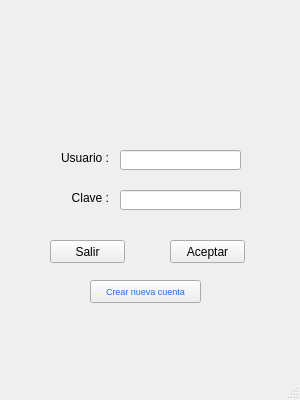
<?xml version="1.0" encoding="UTF-8"?>
<ui version="4.0">
 <class>MainWindow</class>
 <widget class="QMainWindow" name="MainWindow">
  <property name="geometry">
   <rect>
    <x>0</x>
    <y>0</y>
    <width>300</width>
    <height>400</height>
   </rect>
  </property>
  <property name="windowTitle">
   <string>MainWindow</string>
  </property>
  <widget class="QWidget" name="centralwidget">
   <widget class="QLabel" name="label">
    <property name="geometry">
     <rect>
      <x>0</x>
      <y>0</y>
      <width>300</width>
      <height>380</height>
     </rect>
    </property>
    <property name="text">
     <string/>
    </property>
    <property name="scaledContents">
     <bool>true</bool>
    </property>
   </widget>
   <widget class="QLabel" name="label_2">
    <property name="geometry">
     <rect>
      <x>58</x>
      <y>150</y>
      <width>51</width>
      <height>16</height>
     </rect>
    </property>
    <property name="text">
     <string>Usuario :</string>
    </property>
    <property name="alignment">
     <set>Qt::AlignRight|Qt::AlignTrailing|Qt::AlignVCenter</set>
    </property>
   </widget>
   <widget class="QLabel" name="label_3">
    <property name="geometry">
     <rect>
      <x>58</x>
      <y>190</y>
      <width>51</width>
      <height>16</height>
     </rect>
    </property>
    <property name="text">
     <string>Clave :</string>
    </property>
    <property name="alignment">
     <set>Qt::AlignRight|Qt::AlignTrailing|Qt::AlignVCenter</set>
    </property>
   </widget>
   <widget class="QLineEdit" name="lineEdit">
    <property name="geometry">
     <rect>
      <x>120</x>
      <y>150</y>
      <width>121</width>
      <height>20</height>
     </rect>
    </property>
   </widget>
   <widget class="QLineEdit" name="lineEdit_2">
    <property name="geometry">
     <rect>
      <x>120</x>
      <y>190</y>
      <width>121</width>
      <height>20</height>
     </rect>
    </property>
    <property name="text">
     <string/>
    </property>
   </widget>
   <widget class="QPushButton" name="pushButton">
    <property name="geometry">
     <rect>
      <x>50</x>
      <y>240</y>
      <width>75</width>
      <height>23</height>
     </rect>
    </property>
    <property name="text">
     <string>Salir</string>
    </property>
   </widget>
   <widget class="QPushButton" name="pushButton_2">
    <property name="geometry">
     <rect>
      <x>170</x>
      <y>240</y>
      <width>75</width>
      <height>23</height>
     </rect>
    </property>
    <property name="text">
     <string>Aceptar</string>
    </property>
   </widget>
   <widget class="QPushButton" name="pushButton_3">
    <property name="geometry">
     <rect>
      <x>90</x>
      <y>280</y>
      <width>111</width>
      <height>23</height>
     </rect>
    </property>
    <property name="font">
     <font>
      <pointsize>7</pointsize>
     </font>
    </property>
    <property name="styleSheet">
     <string notr="true">color: rgb(22, 110, 250);</string>
    </property>
    <property name="text">
     <string>Crear nueva cuenta</string>
    </property>
   </widget>
   <widget class="QLabel" name="label_4">
    <property name="geometry">
     <rect>
      <x>65</x>
      <y>113</y>
      <width>171</width>
      <height>21</height>
     </rect>
    </property>
    <property name="font">
     <font>
      <pointsize>8</pointsize>
     </font>
    </property>
    <property name="styleSheet">
     <string notr="true">color: rgb(22, 110, 250);</string>
    </property>
    <property name="text">
     <string/>
    </property>
    <property name="scaledContents">
     <bool>true</bool>
    </property>
    <property name="alignment">
     <set>Qt::AlignCenter</set>
    </property>
   </widget>
  </widget>
  <widget class="QMenuBar" name="menubar">
   <property name="geometry">
    <rect>
     <x>0</x>
     <y>0</y>
     <width>300</width>
     <height>21</height>
    </rect>
   </property>
  </widget>
  <widget class="QStatusBar" name="statusbar"/>
 </widget>
 <resources/>
 <connections/>
</ui>
